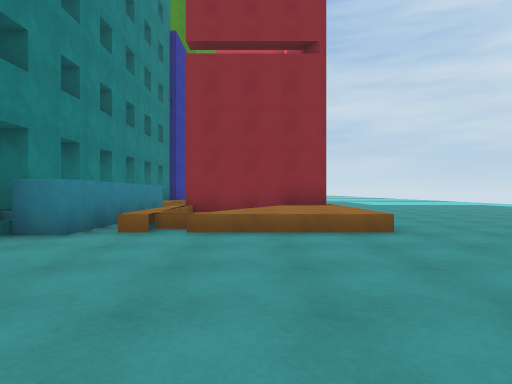
[1] (above)

24 first-person views from a walk through a Unity game level. The camera is 1.2 m above the floor, looks level and sees 75° across. The floor is counted in squares, 2 m on a side. Each view is taken from the middle of a square. On the plan, view 1 faces up. The plan holds only what a view shows up to about 10 squares ahead; the rest is blank. The place goes on beyond the plan. Surface patterns are stand-ins for the level's own textures.

[2]
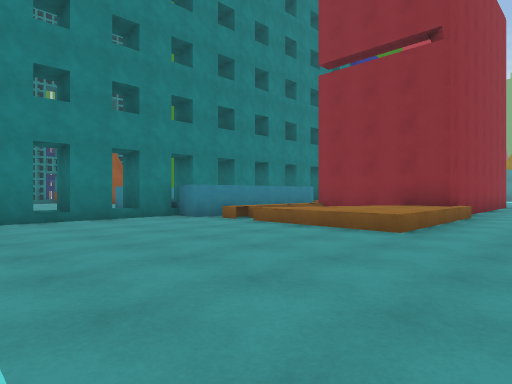

[3]
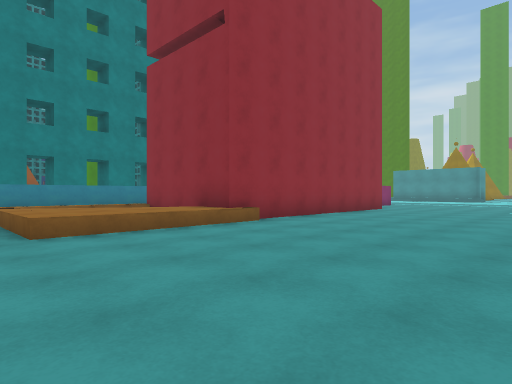

[4]
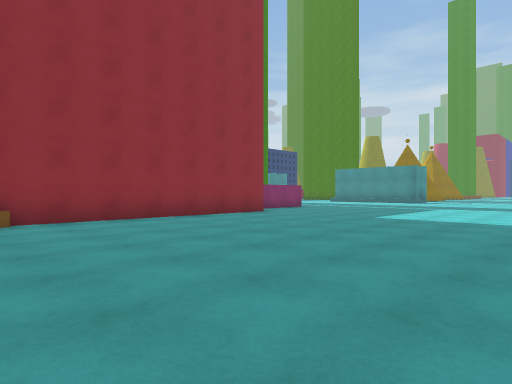

[5]
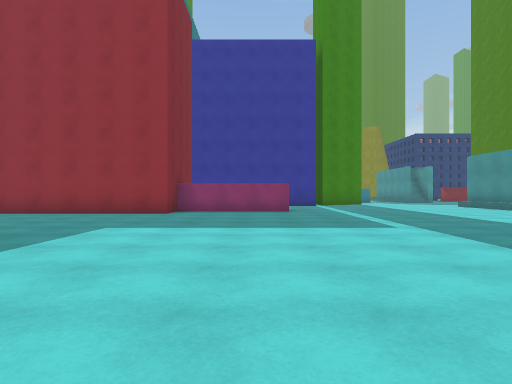

[6]
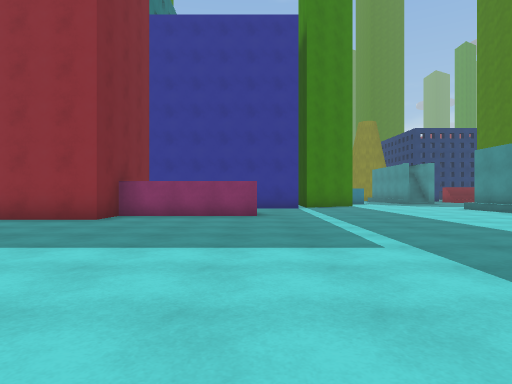

[7]
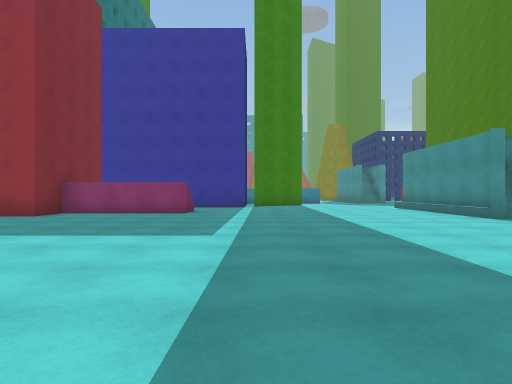

[8]
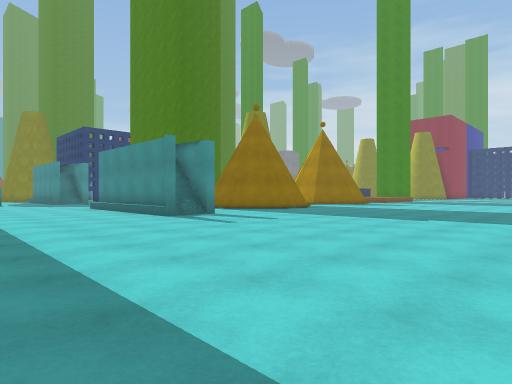

[9]
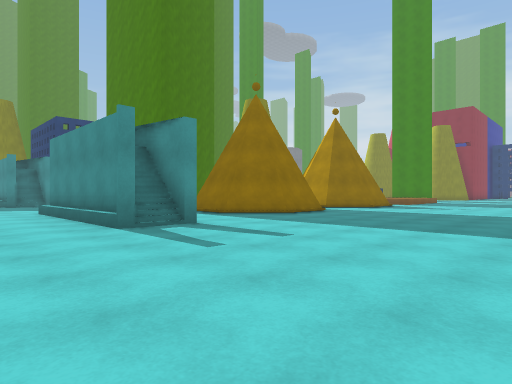

[10]
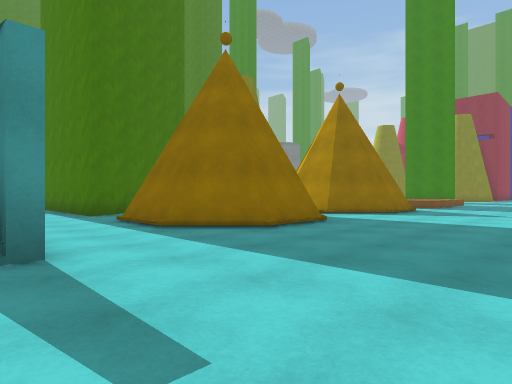

[11]
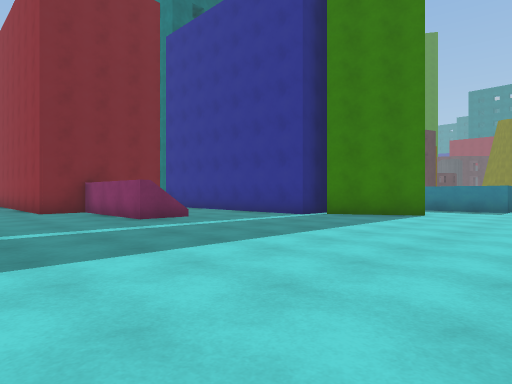

[12]
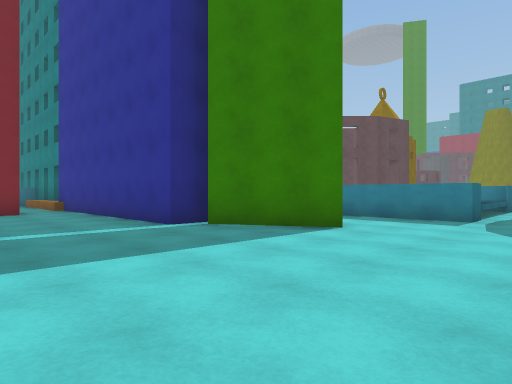

[13]
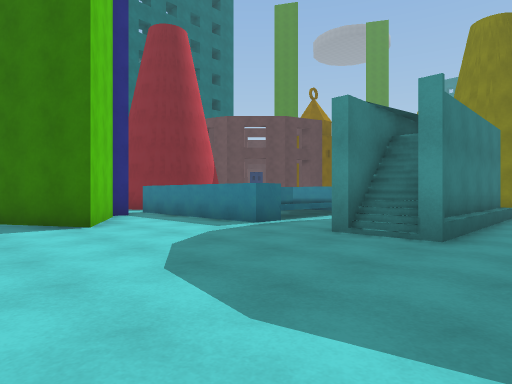

[14]
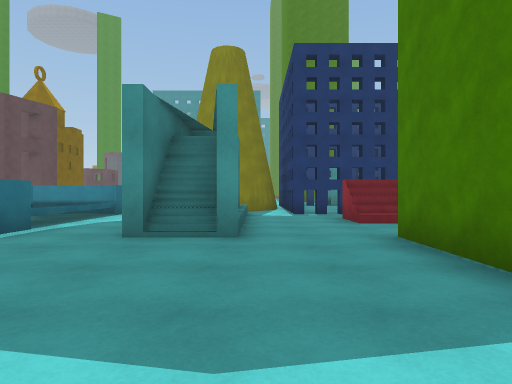

[15]
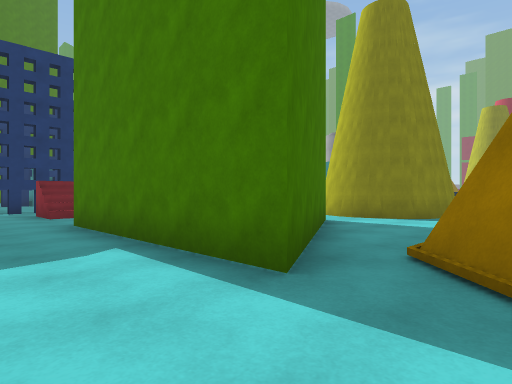

[16]
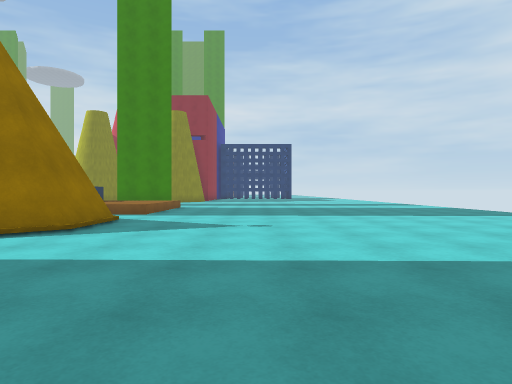

[17]
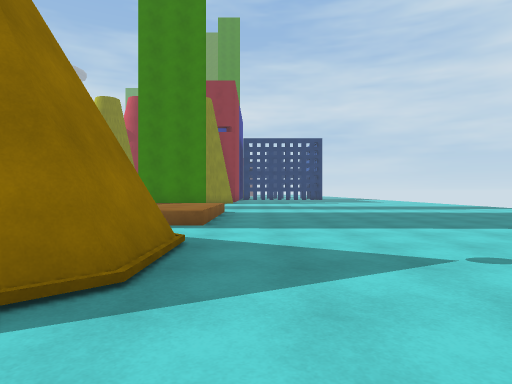

[18]
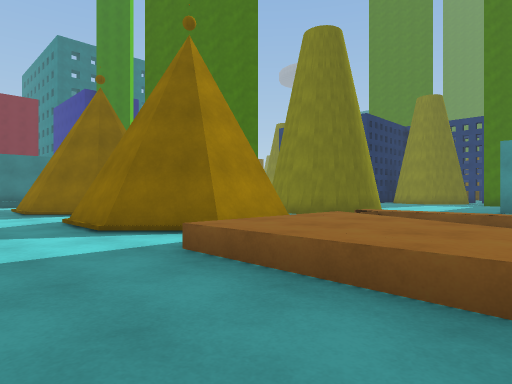

[19]
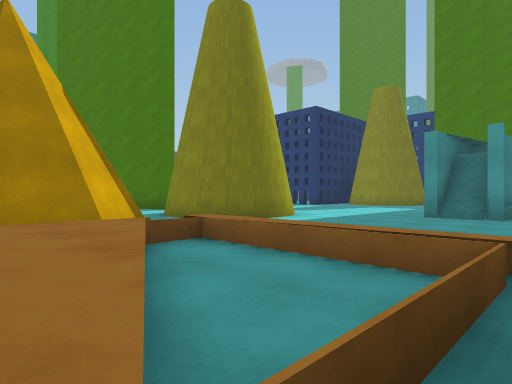

[20]
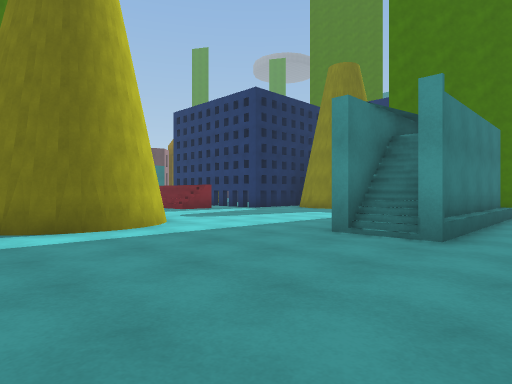

[21]
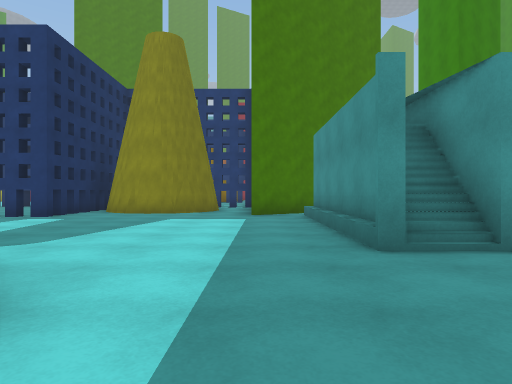

[22]
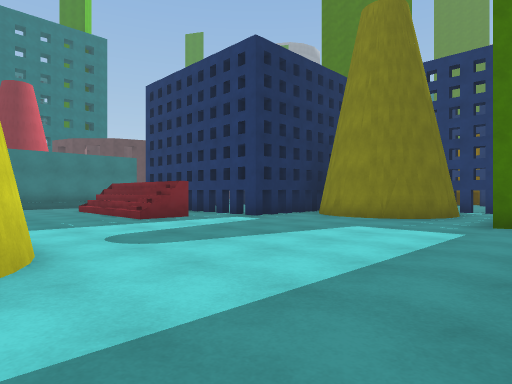

[23]
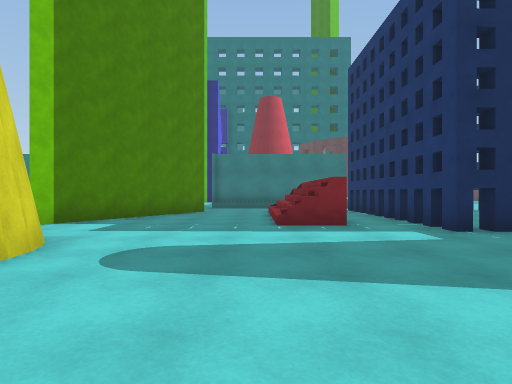

[24]
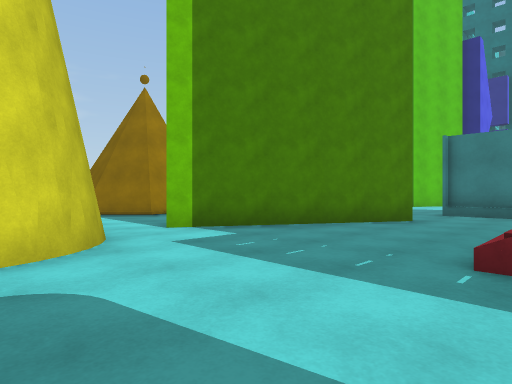

### Floor plan
Key: @ floor where view 1 was taken; # wall or solid block; . main floor; : floor 0.5 m higher than the main floor; / step, stairs or slope; = window, fence, low wall or low ledge; ^ raised ledge.
Columns run from 15 left of view 1 to 12 right of it. Each row starts with its distance up from view 1.
 44         ...../////........
 43    ....##..../..:/........
 42  # ######...././:/.......
 41  ##........../.::/..........
 40   #........../////..........
 39 ............  ###..........
 38 ##.......### #####........
 37  #.......###.   ##........
 36  #.......###.   ##.......
 35  ###.........  ##.......
 34    #.#....#...###.......
 33    #./....#..#####......
 32    #./...###.## ##.......
 31    #./..##########.......
 30    #.#..#####.###........
 29  ###.....................
 28  #.////##........##......
 27  #/######....######......
 26       ///.................
 25     ......................
 24    ====#..................
 23    =^^ ^..#...............
 22    =   ^..#...............
 21        ^.###..............
 20        ######............
 19             #../..........
 18             #.. ...........
 17             #.. ..........
 16             #../.........
 15             ######......
 14                  #......
 13                  #......
 12                  #.......
 11                  #.......
 10                  #.......
  9            #######.......
  8            #^/  :/.......
  7            ##/ /:/.....
  6            #^/ ::/.....
  5            ##/////.....
  4            #...........
  3            #........
  2            #........
  1            #........
  0                @....

Positions as (right, up) in squares from view 1, and headings:
1: (0, 0), facing up
2: (4, 0), facing up-left
3: (7, 4), facing up-left
4: (9, 8), facing up-left
5: (11, 18), facing left
6: (9, 19), facing left
7: (10, 21), facing left
8: (10, 22), facing up-left
9: (8, 24), facing up-left
10: (6, 27), facing up-left
11: (4, 26), facing down-left
12: (0, 26), facing down-left
13: (-3, 29), facing down-left
14: (-3, 28), facing left
15: (-1, 28), facing up-left
16: (5, 31), facing up
17: (3, 34), facing up
18: (4, 43), facing down-left
19: (1, 44), facing down-left
20: (-3, 44), facing down-left
21: (-4, 40), facing left
22: (-6, 41), facing down-left
23: (-9, 40), facing down
24: (-10, 37), facing down-right
